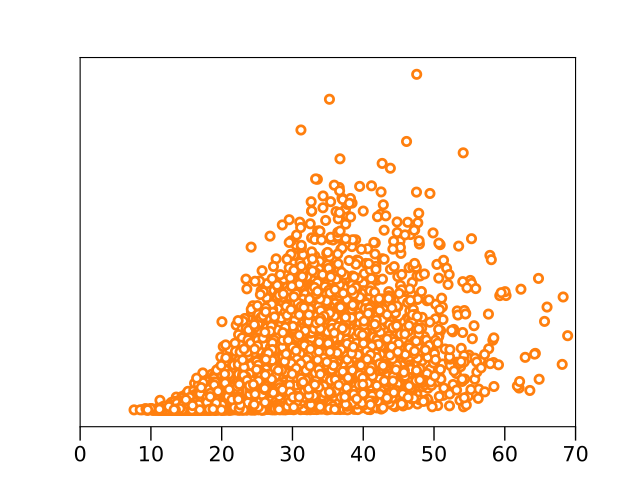

This figure's Python source:
import numpy as np
import matplotlib.pyplot as plt
import os
from numpy import genfromtxt
from scipy.stats import gamma
from scipy.stats import geom
from scipy.optimize import fsolve

################################
################################ path
################################

os.chdir(os.path.realpath(''))

################################
################################ Import Data 
################################
time = []
size = []

my_data = genfromtxt('size_time.txt', delimiter=',')
#my_data = genfromtxt('size_time_poisson.txt', delimiter=',')
for i in range(len(my_data)):
    size.append(float(my_data[i][1]))
    time.append(float(my_data[i][0]))


time = np.array(time)
size = np.array(size)


################################
################################ Plot
################################

plt.scatter(time, size,color='white',edgecolors='C1',linewidths=2)
plt.tick_params(axis='both', which='major', labelsize=15, width=1, length=10)
plt.tick_params(axis='both', which='minor', labelsize=10, width=1, length=5)
plt.yticks([])
plt.xlim((0,70))
plt.show()
